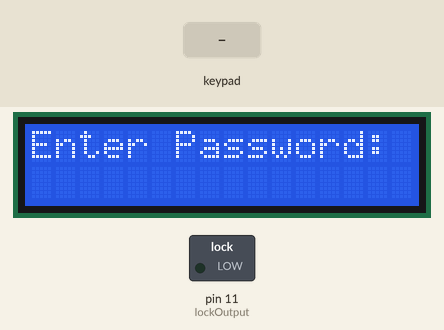
The sketch below on a simulated Arduino Uno, built with avr-gcc and run on an emulated ATmega328P. On the bench: 16×2 character LCD, switched loads named in the sketch (green lamp = pin HIGH). The test bench sets the inputs (shaded band).

Above: at 1.2 s.
1.3 s: keypad keys 1 2 3 4 pressed 0.4 s apart
At 2.9 s:
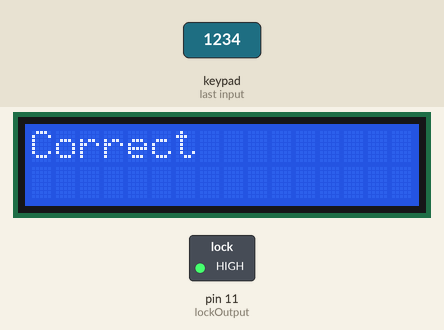
5.0 s: keypad keys 9 8 7 6 pressed 0.4 s apart
At 6.8 s:
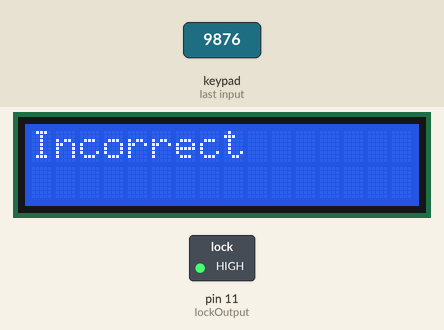
8.7 s: keypad keys 1 2 3 4 # pressed 0.4 s apart
At 12.0 s:
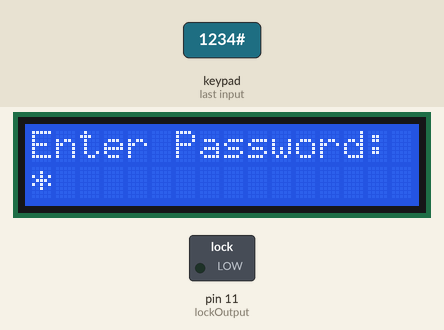
12.4 s: keypad keys 1 2 3 4 * pressed 0.4 s apart
At 15.5 s:
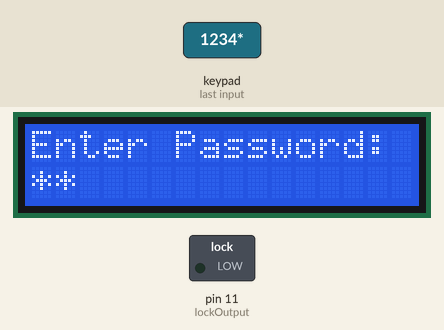
15.9 s: key '1' pressed
At 16.2 s:
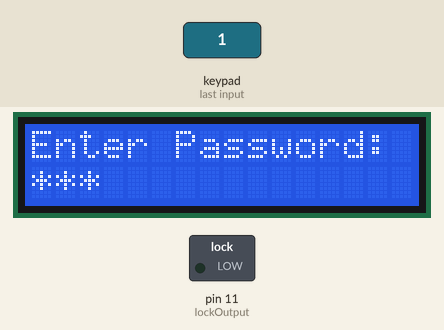
17.4 s: key '2' pressed
At 18.2 s:
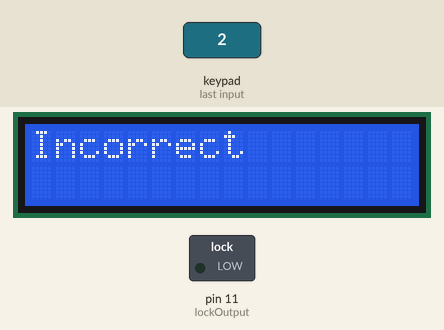
Timing chart, 0 to 20.4 s (numbered marks = the images above; inputs shaded):
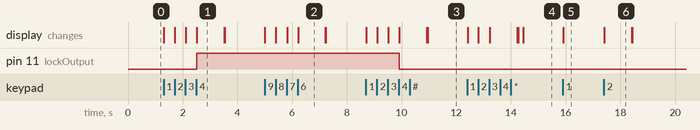

Measured:
- after the input at 1.3 s, pin 11 (lockOutput): LOW → HIGH after 1.2 s; the display: first changes at once (image 1 shows a later state)
- after the input at 5.0 s, the display: first changes at once (image 2 shows a later state)
- after the input at 8.7 s, pin 11 (lockOutput): HIGH → LOW after 1.2 s; the display: changes at once (image 3)
- after the input at 12.4 s, the display: changes at once (image 4)
- after the input at 15.9 s, the display: changes at once (image 5)
- after the input at 17.4 s, the display: changes at once (image 6)
- what the display in image 1 shows lasts 1.0 s, from 2.5 s to 3.5 s

The sketch:

keypad-relay-toggle-lock.ino
```cpp
// Include LCD display library for I2C
#include <LiquidCrystal_I2C.h>
// Include Keypad library
#include <Keypad.h>

// Password Length
const int Password_Length = 4;
// Character to hold password input
String Data;
// Password
String Master = "1234";

// Pin connected to lock relay signal
int lockOutput = 11;

// Counter for character entries
byte data_count = 0;

// Character to hold key input
char customKey;

// Constants for row and column sizes
const byte ROWS = 4;
const byte COLS = 4;

// Array to represent keys on keypad
char hexaKeys[ROWS][COLS] = {
  {'1', '2', '3', 'A'},
  {'4', '5', '6', 'B'},
  {'7', '8', '9', 'C'},
  {'*', '0', '#', 'D'}
};

// Connections to Arduino
byte rowPins[ROWS] = {9, 8, 7, 6};
byte colPins[COLS] = {5, 4, 3, 2};

// Create keypad object
Keypad customKeypad = Keypad(makeKeymap(hexaKeys), rowPins, colPins, ROWS, COLS);

// Create LCD object: Use 0x27 If 0x3F Doesn't work
LiquidCrystal_I2C lcd(0x27, 16, 2);

void setup() {
  // Setup LCD with backlight and initialize
  lcd.init();
  lcd.backlight();

  // Set lockOutput as an OUTPUT pin
  pinMode(lockOutput, OUTPUT);
}

void loop() {
  // Initialize LCD and print
  lcd.setCursor(0, 0);
  lcd.print("Enter Password:");

  // Look for keypress
  customKey = customKeypad.getKey();
  if (customKey) {
    // Enter keypress into array and increment counter
    Data += customKey;
    lcd.setCursor(data_count, 1);
    lcd.print('*'); // Display '*' for each entered character
    data_count++;
  }

  // See if we have reached the password length
  if (data_count == Password_Length) {
    lcd.clear();

    if (Data == Master) {
      // Correct Password
      lcd.print("Correct");

      // Toggle lock state
      digitalWrite(lockOutput, !digitalRead(lockOutput));

      delay(1000); // Delay to display "Correct" message
    } else {
      // Incorrect Password
      lcd.print("Incorrect");
      delay(1000);
    }

    // Clear data and LCD display
    lcd.clear();
    clearData();
  }
}

void clearData() {
  // Reset data_count
  data_count = 0;
  // Reset Data
  Data = "";
}
```
